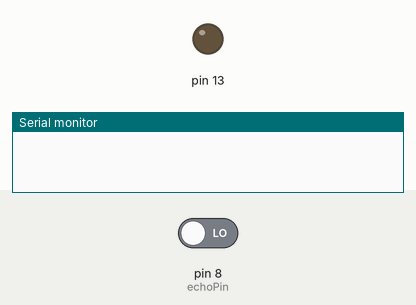
A sketch run on a simulated Arduino Uno, built with avr-gcc and run on an emulated ATmega328P. On the bench: output pins drawn as LEDs (lit = HIGH), the last lines printed to the serial monitor. Inputs (shaded band) come from the test bench; at power-on: pin 8 (echoPin) LOW. Pins used as bus, display or sensor lines are not drawn.

Above: at 0.1 s.
At 1.1 s:
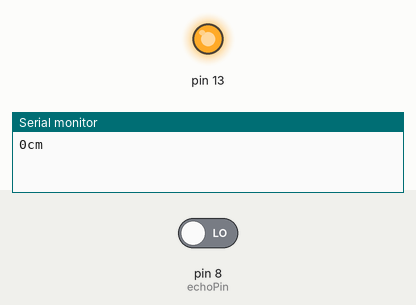
Timing chart, 0 to 2.6 s (numbered marks = the images above):
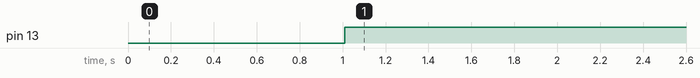

Measured:
- by itself, pin 13: LOW → HIGH at 1.0 s

The sketch:

ULTRASONIC_SENSOR_EXPLAIN.ino
```cpp
int triggerPin = 7; //triggering on pin 7
int echoPin = 8;    //echo on pin 8

void setup() {
  pinMode(13, OUTPUT);

  Serial.begin(9600);  //we'll start serial comunication, so we can see the distance on the serial monitor

  pinMode(triggerPin, OUTPUT); //defining pins
  pinMode(echoPin, INPUT);

}

void loop() {
  int duration, distance;    //Adding duration and distance

  digitalWrite(triggerPin, HIGH); //triggering the wave(like blinking an LED)
  delay(10);
  digitalWrite(triggerPin, LOW);

  duration = pulseIn(echoPin, HIGH); //a special function for listening and waiting for the wave
  distance = (duration/2) / 29.1; //transforming the number to cm(if you want inches, you have to change the 29.1 with a suitable number

  Serial.print(distance);    //printing the numbers
  Serial.print("cm");       //and the unit
  Serial.println(" ");      //just printing to a new line
  if(distance < 20){
    digitalWrite(13, HIGH);
  } else {
    digitalWrite(13, LOW);
  }
  //IF YOU WANT THE PORGRAM SPITTING OUT INFORMATION SLOWER, JUST UNCOMMENT(DELETE THE 2 //) THE NEXT LINE AND CHANGE THE NUMBER
  delay(1000);

}
```
